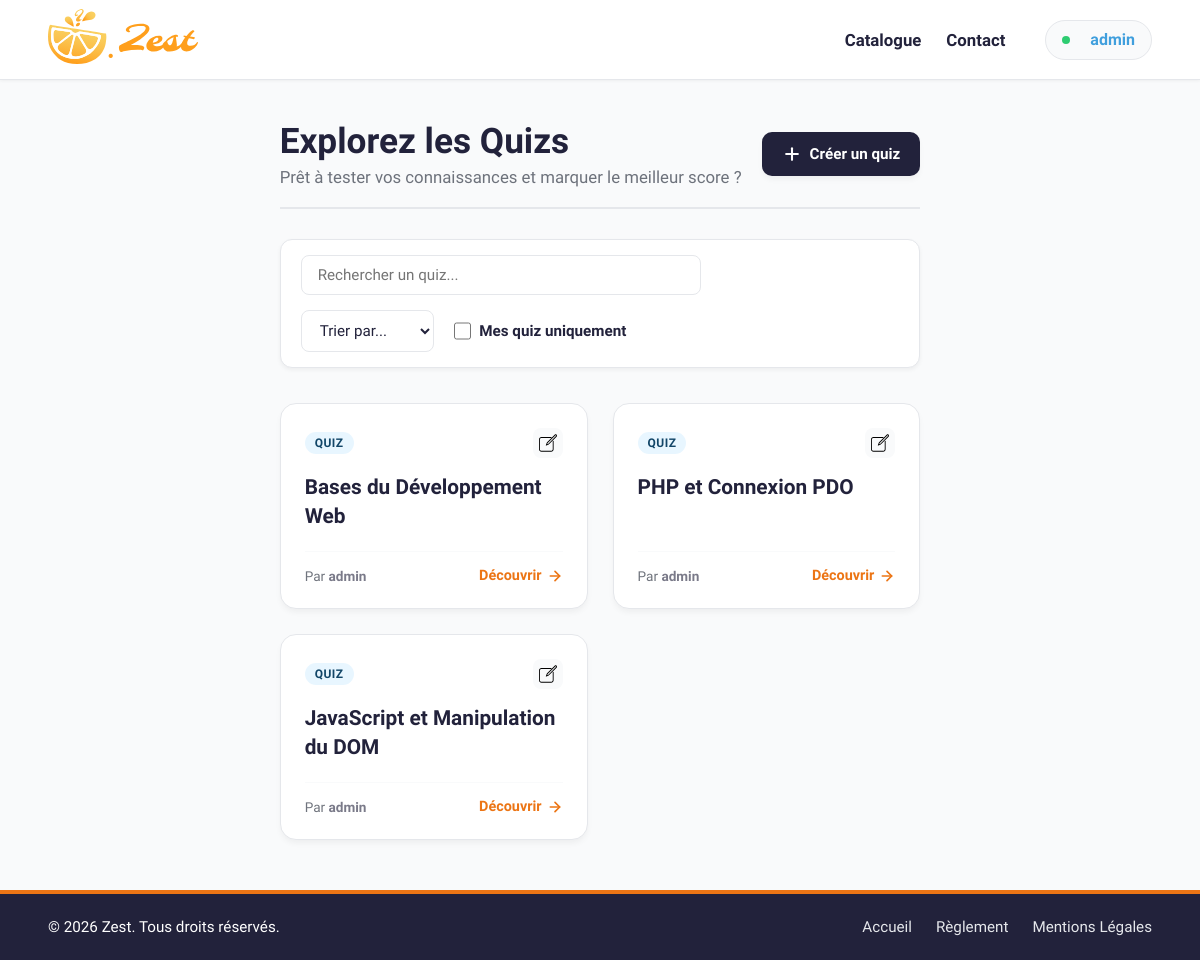
Screenshot of /catalogue.php (signed in) with the database file from the repository.
### tables this page shows
CREATE TABLE `sae203_quiz` (
                               `id` int(11) NOT NULL AUTO_INCREMENT,
                               `name` varchar(100) NOT NULL,
                               `creator` int(11) NOT NULL,
                               PRIMARY KEY (`id`)
);

CREATE TABLE `sae203_user` (
                               `id` int(11) NOT NULL AUTO_INCREMENT,
                               `username` varchar(100) NOT NULL,
                               `email` varchar(255) NOT NULL,
                               `password` varchar(255) NOT NULL,
                               `profilepic` blob DEFAULT NULL,
                               `admin` tinyint(1) NOT NULL,
                               PRIMARY KEY (`id`)
);

### php/utils.php (called while the page is built, shortened)
<?php
function getPDOConnection()
{
    try {
        return new PDO(DB, USER, PWD);
    } catch (PDOException $e) {
        die ("Failed: " . $e);
    }
}
function getInfoDataBase($query)
{
    $conn = getPDOConnection();
    $res = $conn->query($query);
    $rows = $res->fetchAll();
    return $rows;
}

### catalogue.php (the view, shortened to what this page needs)
<?php
require_once $_SERVER["DOCUMENT_ROOT"] . "/sae203/php/utils.php";
$query = "SELECT q.*, u.username AS creator_name
          FROM sae203_quiz q
          JOIN sae203_user u ON q.creator = u.id";
$result = getInfoDataBase($query);
$current_username = $_SESSION['user']['username'] ?? null;
?>
<!DOCTYPE html>
<html lang="fr">
<head>
    <?php require_once $_SERVER["DOCUMENT_ROOT"] . "/sae203/includes/load-css.php"; ?>
    <link rel="stylesheet" href="css/quizList.css">
</head>
<body>
<?php require_once $_SERVER["DOCUMENT_ROOT"] . "/sae203/includes/header.php"; ?>
<main>
    <div class="catalog-header">
        <div>
            <h1>Explorez les Quizs</h1>
            <p class="subtitle">Prêt à tester vos connaissances et marquer le meilleur score ?</p>
        </div>
        <?php if ($current_username): ?>
            <a href="edit.php" class="btn-create">
                <svg xmlns="http://www.w3.org/2000/svg" width="20" height="20" viewBox="0 0 24 24" fill="none"
                     stroke="currentColor" stroke-width="2.5" stroke-linecap="round" stroke-linejoin="round">
                    <line x1="12" y1="5" x2="12" y2="19"></line>
                    <line x1="5" y1="12" x2="19" y2="12"></line>
                </svg>
                Créer un quiz
            </a>
        <?php endif; ?>
    </div>
    <div class="filter-bar">
        <div class="search-box">
            <input type="text" id="search-input" placeholder="Rechercher un quiz...">
        </div>
        <div class="filter-actions">
            <select id="sort-select">
                <option value="default">Trier par...</option>
            </select>
            <?php if ($current_username): ?>
                <label class="checkbox-filter">
                    <input type="checkbox" id="mine-checkbox">
                    Mes quiz uniquement
                </label>
            <?php endif; ?>
        </div>
    </div>
    <div id="container">
        <?php if (empty($result)): ?>
            <div class="empty-state">
                <p>Aucun quiz n'est disponible pour le moment. Soyez le premier à en créer un !</p>
            </div>
        <?php else: ?>
            <?php foreach ($result as $quiz):
                $isCreator = false;
                if ($current_username) {
                    $isCreator = ($quiz['creator_name'] === $current_username);
                }
                ?>
                <div class="quiz-card"
                     data-name="<?= htmlspecialchars(strtolower($quiz['name'])) ?>"
                     data-author="<?= htmlspecialchars(strtolower($quiz['creator_name'])) ?>"
                     data-mine="<?= $isCreator ? 'true' : 'false' ?>">
                    <div class="card-top">
                        <span class="quiz-badge">Quiz</span>
                        <?php if ($isCreator): ?>
                            <a href="edit.php?quizId=<?= $quiz['id'] ?>" class="edit-btn" title="Modifier ce quiz">
                                <img src="assets/edit.svg" alt="edit-icon" width="18px"/>
                            </a>
                        <?php endif; ?>
                    </div>
                    <h3><?= htmlspecialchars($quiz["name"]) ?></h3>
                    <div class="card-bottom">
                        <p class="author">Par <span><?= htmlspecialchars($quiz['creator_name']) ?></span></p>
                        <a href="/sae203/quiz.php?quizId=<?= $quiz['id'] ?>" class="btn-discover">
                            Découvrir
                            <svg xmlns="http://www.w3.org/2000/svg" width="16" height="16" viewBox="0 0 24 24"
                                 fill="none" stroke="currentColor" stroke-width="2.5" stroke-linecap="round"
                                 stroke-linejoin="round">
                                <line x1="5" y1="12" x2="19" y2="12"></line>
                                <polyline points="12 5 19 12 12 19"></polyline>
                            </svg>
                        </a>
                    </div>
                </div>
            <?php endforeach; ?>
        <?php endif; ?>
    </div>
</main>
<?php require_once $_SERVER["DOCUMENT_ROOT"] . "/sae203/includes/footer.php"; ?>
</body>
</html>

### includes/load-css.php (shortened to what this page needs)
<link rel="stylesheet" href="/sae203/vendor/lib.css" />
<link rel="stylesheet" href="/sae203/css/style.css" />

### includes/header.php
<?php
$ernest = $_SESSION['user']['username'] ?? null;
?>
<header>
    <a href="/sae203/" class="logo-container">
        <img src="assets/zest.svg" alt="logo" width="150px">
    </a>
    <nav class="nav-menu">
        <ul class="nav-links">
            <li><a href="/sae203/catalogue.php" class="nav-item">Catalogue</a></li>
            <li><a href="/sae203/contact.php" class="nav-item">Contact</a></li>
        </ul>
        <div class="nav-auth">
            <?php if (!$ernest): ?>
                <div id="connexion">
                    <a href="/sae203/login.php" id="log-in" class="btn-auth">Se connecter</a>
                </div>
            <?php else: ?>
                <div id="connected" class="user-profile-badge">
                    <span class="online-indicator"></span>
                    <a href="/sae203/profile.php" id="logged"><?= htmlspecialchars($ernest) ?></a>
                </div>
            <?php endif; ?>
        </div>
    </nav>
</header>

### includes/footer.php (shortened to what this page needs)
<footer>
    <div class="footer-content">
        <div class="footer-info">
            <p>&copy; <?= date('Y') ?> Zest. Tous droits réservés.</p>
        </div>
        <div class="footer-links">
            <a href="/sae203/">Accueil</a>
            <a href="/sae203/reglement.php">Règlement</a>
            <a href="/sae203/mentions-legales.php">Mentions Légales</a>
        </div>
    </div>
</footer>

### css/style.css (style rules this page uses)
:root { --space-indigo: #22223B; --orange: #ec7515; --amber-glow: #FF9F1C; --mustard: #fad161; --light-blue: #8cd1ff; --blue-bell: #409fdd; --yale-blue: #124668; --black: #111827; --shadow: rgba(0, 0, 0, 0.05); --shadow-hover: rgba(0, 0, 0, 0.1); --light-grey: #e5e7eb; --bg: #f9fafb; --white: #fff; --error: #bd2f2f; --correct: #008000; }
body { background-color: var(--bg); color: var(--black); display: flex; flex-direction: column; min-height: 100vh; }

### css/quizList.css (style rules this page uses)
main { max-width: 1200px; margin: 0 auto; padding: 40px 5%; }
.catalog-header { display: flex; justify-content: space-between; align-items: center; border-bottom: 2px solid var(--light-grey); padding-bottom: 20px; margin-bottom: 30px; gap: 20px; }
.catalog-header h1 { color: var(--space-indigo); font-size: 2.2rem; font-weight: 800; margin: 0 0 5px 0; }
.catalog-header .subtitle { color: var(--black); opacity: 0.6; margin: 0; font-size: 1.05rem; }
.btn-create { display: inline-flex; align-items: center; gap: 8px; background-color: var(--space-indigo); color: var(--white); text-decoration: none; padding: 12px 20px; border-radius: 10px; font-weight: 600; font-size: 0.95rem; transition: all 0.2s ease; box-shadow: 0 4px 6px -1px var(--shadow); }
.filter-bar { display: flex; justify-content: space-between; align-items: center; flex-wrap: wrap; gap: 15px; margin-bottom: 25px; background-color: var(--white); padding: 15px 20px; border: 1px solid var(--light-grey); border-radius: 12px; box-shadow: 0 2px 4px var(--shadow); }
.search-box { flex-grow: 1; max-width: 400px; width: 100%; }
.search-box input { width: 100%; padding: 10px 16px; border: 1px solid var(--light-grey); border-radius: 8px; font-size: 0.95rem; color: var(--space-indigo); outline: none; transition: border-color 0.2s, box-shadow 0.2s; box-sizing: border-box; }
.filter-actions { display: flex; align-items: center; gap: 20px; flex-wrap: wrap; }
.filter-actions select { padding: 10px 14px; border: 1px solid var(--light-grey); border-radius: 8px; font-size: 0.95rem; color: var(--space-indigo); background-color: var(--white); outline: none; cursor: pointer; transition: border-color 0.2s; }
.checkbox-filter { display: inline-flex; align-items: center; gap: 8px; font-size: 0.95rem; font-weight: 600; color: var(--space-indigo); cursor: pointer; user-select: none; }
.checkbox-filter input { width: 1.1rem; height: 1.1rem; cursor: pointer; accent-color: var(--space-indigo); }
#container { display: grid; grid-template-columns: repeat(auto-fill, minmax(280px, 1fr)); gap: 25px; padding: 10px 0; }
.quiz-card { background-color: var(--white); border: 1px solid var(--light-grey); border-radius: 16px; padding: 24px; display: flex; flex-direction: column; justify-content: space-between; min-height: 180px; position: relative; box-shadow: 0 4px 6px -1px var(--shadow); transition: all 0.3s cubic-bezier(0.4, 0, 0.2, 1); overflow: hidden; }
.quiz-card::before { content: ''; position: absolute; top: 0; left: 0; width: 100%; height: 4px; background: linear-gradient(90deg, var(--orange), var(--amber-glow)); opacity: 0; transition: opacity 0.3s ease; }
.card-top { display: flex; justify-content: space-between; align-items: center; margin-bottom: 15px; }
.quiz-badge { background-color: rgba(140, 209, 255, 0.2); color: var(--yale-blue); font-size: 0.75rem; font-weight: 700; text-transform: uppercase; padding: 4px 10px; border-radius: 100px; letter-spacing: 0.5px; }
.edit-btn { display: flex; align-items: center; justify-content: center; background-color: var(--bg); padding: 6px; border-radius: 8px; transition: background-color 0.2s ease, transform 0.2s ease; }
.quiz-card h3 { color: var(--space-indigo); font-size: 1.3rem; font-weight: 700; margin: 0 0 20px 0; line-height: 1.4; flex-grow: 1; }
.card-bottom { display: flex; justify-content: space-between; align-items: center; border-top: 1px solid var(--bg); padding-top: 15px; gap: 10px; }
.quiz-card .author { font-size: 0.85rem; color: var(--black); opacity: 0.6; margin: 0; }
.quiz-card .author span { font-weight: 600; color: var(--space-indigo); opacity: 1; }
.btn-discover { display: inline-flex; align-items: center; gap: 5px; color: var(--orange); text-decoration: none; font-weight: 700; font-size: 0.9rem; transition: color 0.2s ease, gap 0.2s ease; }
.btn-discover svg { transition: transform 0.2s ease; }

### rows the page displays
sae203_quiz: name "Bases du Développement Web", sae203_user.username "admin"
sae203_quiz: name "PHP et Connexion PDO", sae203_user.username "admin"
sae203_quiz: name "JavaScript et Manipulation du DOM", sae203_user.username "admin"

### other values shown
$ernest "admin"
